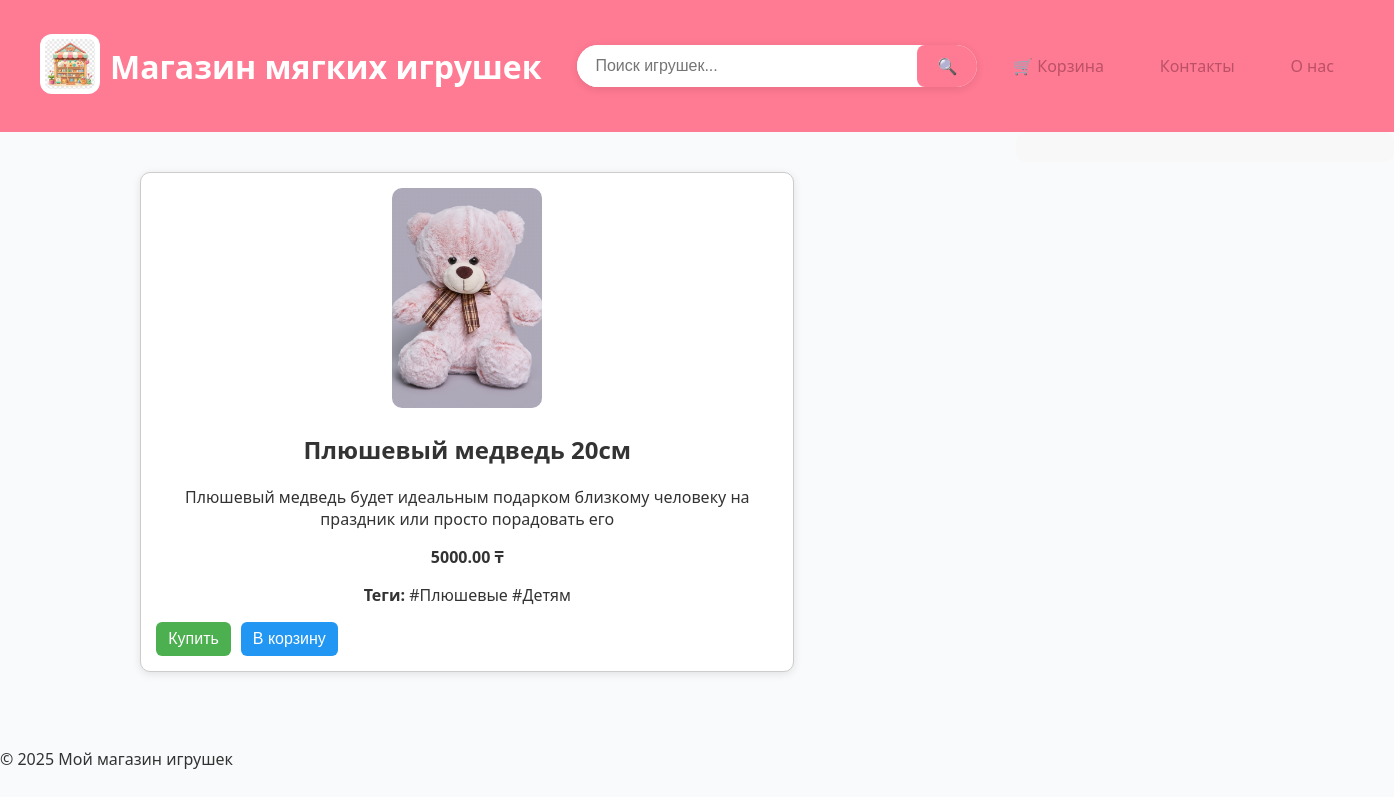
The app's page /, older data.
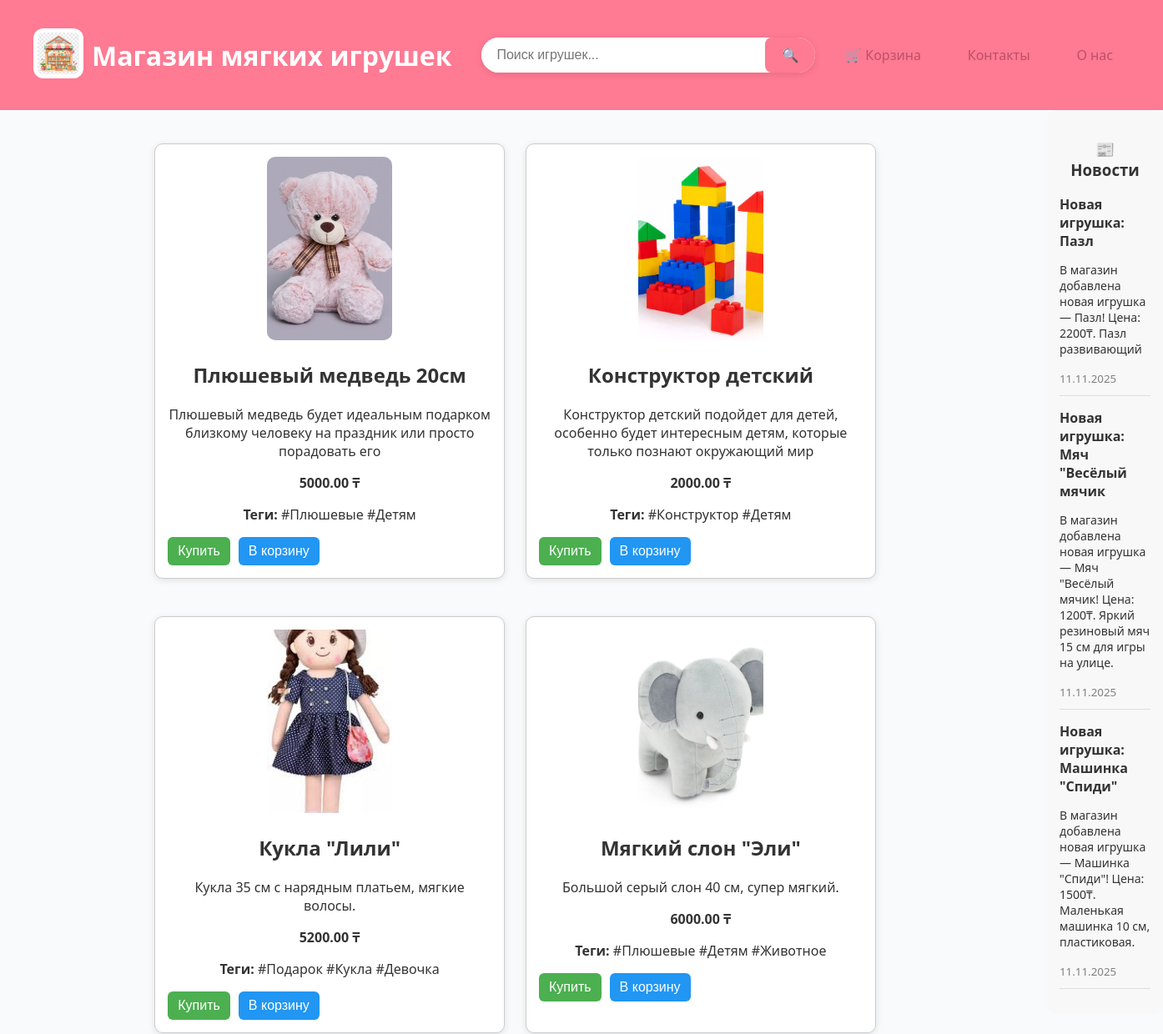
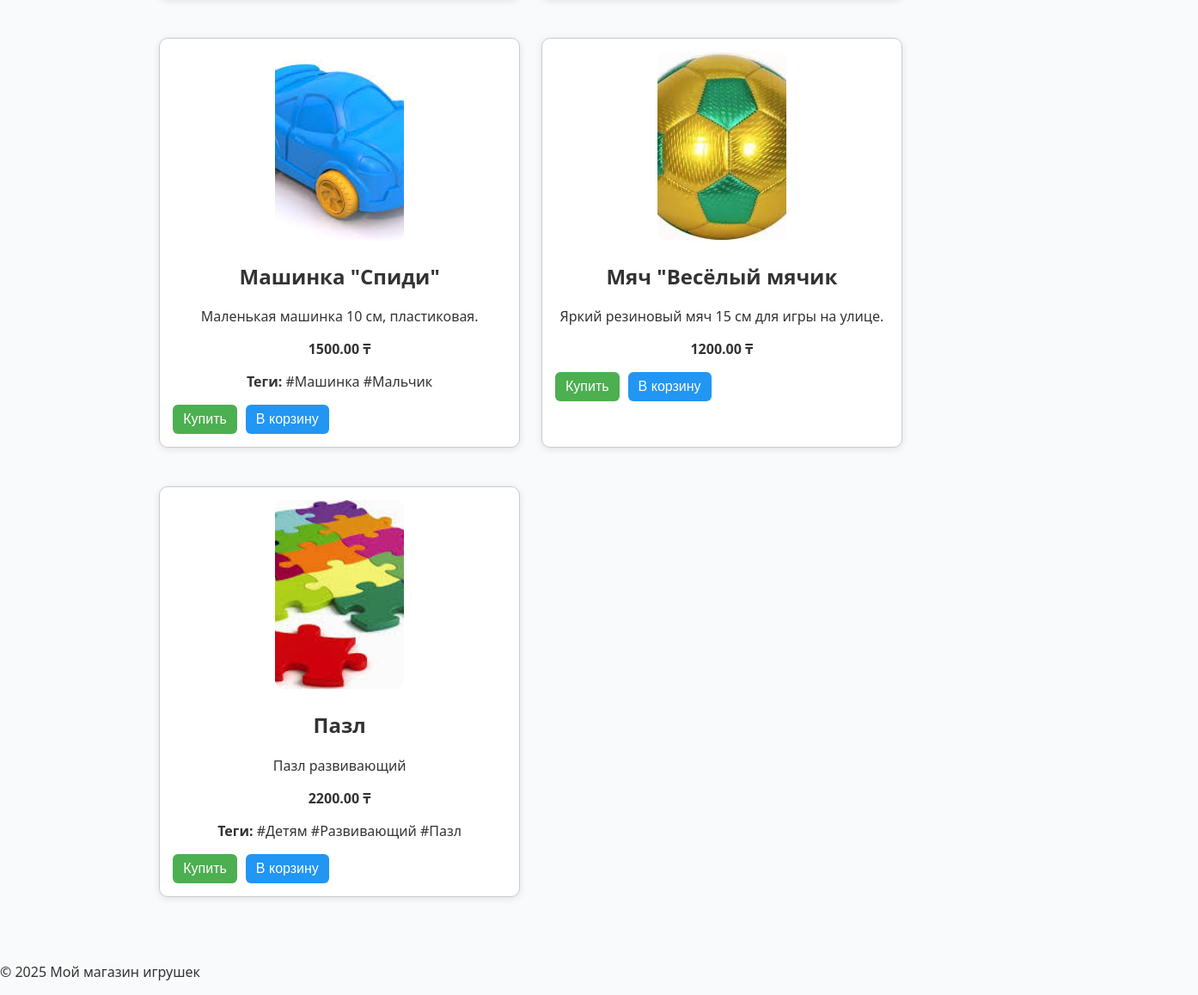
The same page, newer data (2 pictures, top to bottom).
### main/models.py (models this page shows, shortened)
class Toy(models.Model):
    name = models.CharField(max_length=100, verbose_name="Название")
    description = models.TextField(verbose_name="Описание")
    price = models.DecimalField(max_digits=8, decimal_places=2, verbose_name="Цена")
    image = models.ImageField(upload_to='toys/', verbose_name="Фото")
    tags = models.ManyToManyField('Tag', blank=True, related_name='toys', verbose_name="Теги")

class Tag(models.Model):
    name = models.CharField(max_length=50)  # название тега

class News(models.Model):
    title = models.CharField(max_length=100)
    content = models.TextField()
    created_at = models.DateTimeField(auto_now_add=True)

### main/views.py (the view, shortened to what this page needs)
# urls.py: path('', views.home, name='home'),
def home(request):
    query = request.GET.get('q', '').strip().lower()
    tag = request.GET.get('tag', '').strip()
    toys = Toy.objects.all()
    if tag:
        toys = toys.filter(tags__name__iexact=tag).distinct()
    news_list = News.objects.order_by('-created_at')[:3]
    return render(request, 'main/home.html', {
        'toys': toys,
        'query': query,
        'tag': tag,
        'news_list': news_list,
    })

### templates/main/home.html (shortened to what this page needs)
{% load static %}
<!DOCTYPE html>
<html lang="ru">
<head>
    <link rel="stylesheet" href="{% static 'style.css' %}">
</head>
<body>
    <header>
    <div class="header-left">
        <a href="{% url 'home' %}"><img src="{% static 'logo.png' %}" alt="Логотип" class="logo"></a>
        <h1>Магазин мягких игрушек</h1>
    </div>
    <div class="search-container">
    <form method="get" action="">
        <input
            type="text"
            name="q"
            placeholder="Поиск игрушек..."
            value="{{ query|default_if_none:'' }}">
        <button type="submit">🔍</button>
    </form>
</div>
    <a href="{% url 'cart' %}" style="float: right; margin-right: 20px;">🛒 Корзина</a>
    <a href="{% url 'contact' %}" style="float: right; margin-right: 20px;">Контакты</a>
    <a href="{% url 'about' %}" style="float: right; margin-right: 20px;">О нас</a>
</header>
<main style="display: flex; justify-content: space-between; align-items: flex-start; gap: 20px;">
<main style="display: flex; justify-content: space-between; align-items: flex-start; gap: 20px;">
    <div class="toy-list" style="width: 70%;">
        {% if toys %}
            {% for toy in toys %}
            <div class="toy-card" style="border: 1px solid #ccc; border-radius: 10px; padding: 15px; margin-bottom: 20px;">
                <img src="{{ toy.image.url }}" alt="{{ toy.name }}" style="max-width: 150px; border-radius: 10px;">
                <h2>{{ toy.name }}</h2>
                <p>{{ toy.description }}</p>
                <p><strong>{{ toy.price }} ₸</strong></p>
                {% if toy.tags.all %}
                    <p>
                        <strong>Теги:</strong>
                        {% for tag in toy.tags.all %}
                            <span class="tag">#{{ tag.name }}</span>
                        {% endfor %}
                    </p>
                {% endif %}
                <div class="toy-buttons" style="display: flex; gap: 10px; margin-top: 10px;">
                    <form action="{% url 'buy_now' toy.id %}" method="post">
                        <button type="submit"
                                style="padding: 8px 12px; background: #4CAF50; color: white; border: none; border-radius: 6px; cursor: pointer;">
                            Купить
                        </button>
                    </form>
                    <form action="{% url 'add_to_cart' toy.id %}" method="post">
                        <button type="submit"
                                style="padding: 8px 12px; background: #2196F3; color: white; border: none; border-radius: 6px; cursor: pointer;">
                            В корзину
                        </button>
                    </form>
                </div>
            </div>
            {% endfor %}
        {% endif %}
    </div>
</main>
</body>
</html>
    <aside class="news-section" style="width: 25%; background: #f8f8f8; padding: 15px; border-radius: 10px;">
        {% if news_list %}
        <h3 style="text-align:center;">📰 Новости</h3>
        {% for news in news_list %}
            <div class="news-item" style="margin-bottom: 15px; border-bottom: 1px solid #ddd; padding-bottom: 10px;">
                <h4 style="margin: 0;">{{ news.title }}</h4>
                <p style="font-size: 14px;">{{ news.content|truncatewords:20 }}</p>
                <small style="color: gray;">{{ news.created_at|date:"d.m.Y" }}</small>
            </div>
        {% empty %}
            <p>Пока нет новостей.</p>
        {% endfor %}
        {% endif %}
    </aside>
<footer>
    <p>© 2025 Мой магазин игрушек</p>
</footer>
</body>
</html>

### static/style.css (style rules this page uses)
body { margin: 0; font-family: "Segoe UI", sans-serif; background: #f9fafc; color: #333; }
header { background: #ff7a93; color: white; text-align: center; padding: 20px 0; display: flex; justify-content: space-between; align-items: center; flex-wrap: wrap; padding: 15px 40px; }
.header-left { display: flex; align-items: center; gap: 10px; }
.logo { width: 50px; height: 50px; border-radius: 12px; object-fit: cover; background: white; padding: 5px; }
.toy-list { display: grid; grid-template-columns: repeat(auto-fit, minmax(280px, 1fr)); gap: 25px; max-width: 1200px; margin: 40px auto; padding: 0 20px; }
.toy-card { background: white; border-radius: 15px; box-shadow: 0 2px 8px rgba(0,0,0,0.1); text-align: center; padding: 20px; transition: transform 0.2s ease, box-shadow 0.2s ease; }
.toy-card img { width: 100%; height: 220px; object-fit: cover; border-radius: 12px; }
button { background: #ff7a93; border: none; color: white; padding: 10px 20px; border-radius: 8px; cursor: pointer; font-size: 1rem; }
a { color: #bb5166!important; text-decoration: none !important; }
.search-container { display: flex; justify-content: center; margin: 30px 0; }
.search-container form { display: flex; background: white; border-radius: 25px; box-shadow: 0 2px 8px rgba(0,0,0,0.1); overflow: hidden; width: 400px; transition: box-shadow 0.3s ease; }
.search-container input[type="text"] { border: none; padding: 12px 18px; flex: 1; outline: none; font-size: 1rem; }

Row changes from the older to the newer data that the page shows:
added Toy: image (picture), name "Конструктор детский", description "Конструктор детский подойдет для детей, особенно будет интересным детям, которые только познают окружающий мир", price "2000.00", Tag (name "Детям")
now on this page (row unchanged): Tag: name "Конструктор", shown under "Конструктор детский"
added Toy: image (picture), name "Кукла \"Лили\"", description "Кукла 35 см с нарядным платьем, мягкие волосы.", price "5200.00"
added Tag: name "Подарок", shown under "Кукла \"Лили\""
added Tag: name "Кукла", shown under "Кукла \"Лили\""
added Tag: name "Девочка", shown under "Кукла \"Лили\""
added Toy: image (picture), name "Мягкий слон \"Эли\"", description "Большой серый слон 40 см, супер мягкий.", price "6000.00", Tag (name "Плюшевые"), Tag (name "Детям")
added Tag: name "Животное", shown under "Мягкий слон \"Эли\""
added Toy: image (picture), name "Машинка \"Спиди\"", description "Маленькая машинка 10 см, пластиковая.", price "1500.00"
added Tag: name "Машинка", shown under "Машинка \"Спиди\""
added Tag: name "Мальчик", shown under "Машинка \"Спиди\""
added Toy: image (picture), name "Мяч \"Весёлый мячик", description "Яркий резиновый мяч 15 см для игры на улице.", price "1200.00"
added Toy: image (picture), name "Пазл", description "Пазл развивающий", price "2200.00", Tag (name "Детям")
added Tag: name "Развивающий", shown under "Пазл"
added Tag: name "Пазл"
added News: title "Новая игрушка: Пазл", content "В магазин добавлена новая игрушка — Пазл! Цена: 2200₸. Пазл развивающий", created_at "11.11.2025"
added News: title "Новая игрушка: Мяч \"Весёлый мячик", content "В магазин добавлена новая игрушка — Мяч \"Весёлый мячик! Цена: 1200₸. Яркий резиновый мяч 15 см для игры на улице.", created_at "11.11.2025"
added News: title "Новая игрушка: Машинка \"Спиди\"", content "В магазин добавлена новая игрушка — Машинка \"Спиди\"! Цена: 1500₸. Маленькая машинка 10 см, пластиковая.", created_at "11.11.2025"
Text that changed along with them:
text now shown: "📰 Новости"
